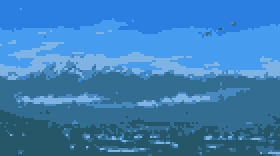
#> input picture assets/azumino_alps_weather_background.gif, 140 x 78 px (shown 2 times larger)
$ python update_weather.py
#> lines starting #> are read from the running program, lines starting #| are printed output that depends on the picture
#!/usr/bin/env python3
"""Azumino current weather and tomorrow forecast. Data: https://open-meteo.com/.

The 420:148 canvas ratio matches the profile's aligned layout.
"""
import json
import math
from profile_slices import write_slices, style_card, light_card
from datetime import datetime, timedelta
from pathlib import Path
from urllib.request import Request, urlopen
from xml.sax.saxutils import escape

LATITUDE, LONGITUDE = 36.3044, 137.9061
OUTPUT = Path(__file__).resolve().parents[1] / 'assets/weather-azumino.svg'
PANORAMA = OUTPUT.parent / 'azumino_alps_weather_background.gif'
WEATHER_NAMES = {0: 'Clear sky', 1: 'Mainly clear', 2: 'Partly cloudy', 3: 'Overcast', 45: 'Fog', 48: 'Rime fog', 51: 'Light drizzle', 53: 'Drizzle', 55: 'Heavy drizzle', 56: 'Freezing drizzle', 57: 'Freezing drizzle', 61: 'Light rain', 63: 'Rain', 65: 'Heavy rain', 66: 'Freezing rain', 67: 'Freezing rain', 71: 'Light snow', 73: 'Snow', 75: 'Heavy snow', 77: 'Snow grains', 80: 'Light showers', 81: 'Rain showers', 82: 'Heavy showers', 85: 'Snow showers', 86: 'Snow showers', 95: 'Thunderstorm', 96: 'Thunder + hail', 99: 'Thunder + hail'}


# [230 lines left out: functions format_temperature, render_card, animated_sky, weather_background, add_background, raster_weather_cards, not called in this run]


def repair_panorama_if_needed() -> None:
    """Normalize a damaged GIF source once, preserving its moving frames."""
    import io
    from PIL import Image, ImageFile

    if not PANORAMA.exists():
        raise FileNotFoundError(f'Missing panorama: {PANORAMA}')
    previous = ImageFile.LOAD_TRUNCATED_IMAGES
    try:
        ImageFile.LOAD_TRUNCATED_IMAGES = False
        try:
            with Image.open(PANORAMA) as original:
#> original is the input picture: PIL image 140x78 P; mean R, G, B 59.8, 127.4, 183.7
                if original.n_frames < 2:
                    raise ValueError('Panorama must be animated')
                for index in range(original.n_frames):
                    original.seek(index)
                    original.convert('RGB').load()
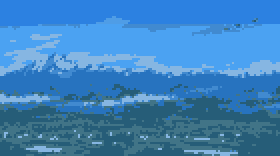
#> original: PIL image 140x78 RGB (shown 2 times larger); mean R, G, B 60.8, 130.4, 189.9
            return
        except OSError:
            # Previously imported binary was missing a few bytes. Re-encode
            # the readable frames into a well-formed standalone GIF.
            ImageFile.LOAD_TRUNCATED_IMAGES = True
            with Image.open(PANORAMA) as damaged:
                frames = []
                for index in range(damaged.n_frames):
                    damaged.seek(index)
                    frames.append(damaged.convert('RGB').copy())
            if len(frames) < 2:
                raise ValueError('Not enough panorama frames to restore')
            buffer = io.BytesIO()
            frames[0].save(buffer, format='GIF', save_all=True,
                           append_images=frames[1:], duration=1400,
                           loop=0, optimize=True, disposal=2)
            replacement = buffer.getvalue()
            ImageFile.LOAD_TRUNCATED_IMAGES = False
            with Image.open(io.BytesIO(replacement)) as check:
                for index in range(check.n_frames):
                    check.seek(index)
                    check.convert('RGB').load()
            PANORAMA.write_bytes(replacement)
            print(f'Repaired panorama GIF: {len(frames)} frames, {len(replacement)} bytes')
    finally:
        ImageFile.LOAD_TRUNCATED_IMAGES = previous


def main() -> None:
    repair_panorama_if_needed()
    query = (
        'https://api.open-meteo.com/v1/forecast'
        f'?latitude={LATITUDE}&longitude={LONGITUDE}'
        '&current=temperature_2m,weather_code,is_day'
        '&daily=weather_code,temperature_2m_max,temperature_2m_min'
        '&timezone=Asia%2FTokyo&forecast_days=2'
    )
    request = Request(query, headers={'User-Agent': 'ryouy-github-readme-weather/2.0'})
    import time
    payload = None
    for attempt in range(3):
        try:
            with urlopen(request, timeout=18) as response:
                payload = json.load(response)
            break
        except Exception as exc:
            print(f'Weather fetch attempt {attempt + 1}/3 failed: {exc}')
            if attempt < 2:
                time.sleep(2 * (attempt + 1))
    OUTPUT.parent.mkdir(parents=True, exist_ok=True)
    light_output = OUTPUT.with_name('weather-azumino-light.svg')
    if payload is not None:
        dark_source = render_card(payload)
        light_source = light_card(dark_source)
    elif OUTPUT.exists() and light_output.exists():
        # Keep the last valid observed conditions during temporary API outages.
        dark_source = OUTPUT.read_text(encoding='utf-8')
        light_source = light_output.read_text(encoding='utf-8')
        print('Using last successfully generated weather data')
    else:
        raise RuntimeError('Weather service unavailable and no cached cards exist')
    svg = add_background(render_card(payload), weather_background(light=False)) if payload is not None else dark_source
    OUTPUT.write_text(svg, encoding='utf-8')
    write_slices(svg, OUTPUT)
    light_svg = add_background(light_card(render_card(payload)), weather_background(light=True), light=True) if payload is not None else light_source
    light_output.write_text(light_svg, encoding='utf-8')
    write_slices(light_svg, light_output)
    if payload is not None:
        for light in (False, True):
            top, bottom = raster_weather_cards(payload, light=light)
            prefix = 'weather-azumino-light' if light else 'weather-azumino'
            (OUTPUT.parent / (prefix + '-top.gif')).write_bytes(top)
            (OUTPUT.parent / (prefix + '-bottom.gif')).write_bytes(bottom)
    print(f'Updated weather in both themes; panorama={PANORAMA.exists()}')


if __name__ == '__main__':
    main()
#> (the call stopped at in main, `with urlopen(request, timeout=18) as response:`: the network is not available in this run)
